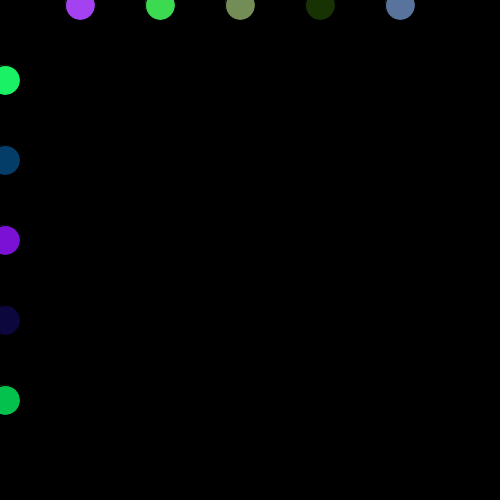
Frame 1 (no input)
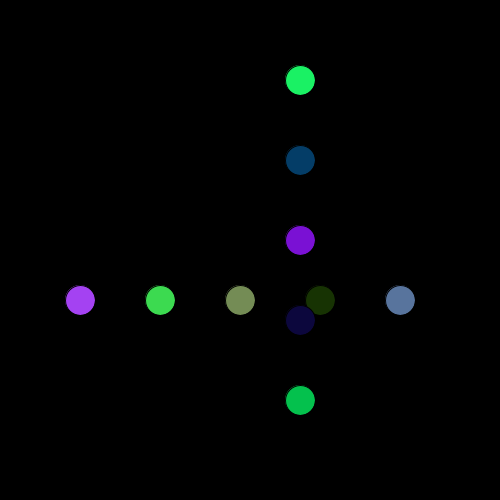
Frame 60 (the mouse pressed at the canvas centre just before this capture)
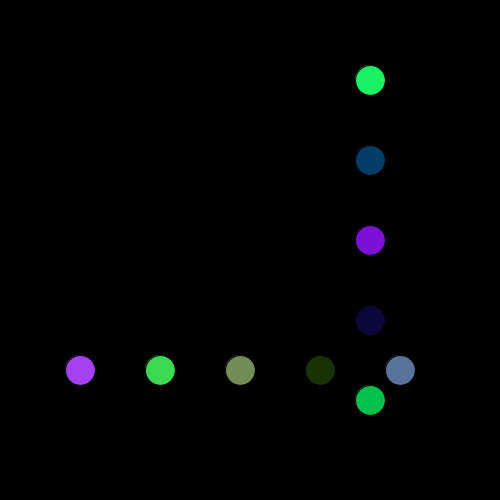
Frame 120 (the mouse held since frame 60 and released just before this capture)

The Processing sketch that drew these frames (run headless with seeded random() and noise(); from frame 60 on, the mouse is pressed at the canvas centre):

// Processing sketch: processing_105880
// ── processing_105880.pde

static int NUM = 10;
float [] x = new float[NUM];
float [] y = new float[NUM];
float [] c1 = new float[NUM];
float [] c2 = new float[NUM];
float [] c3 = new float[NUM];
int i,v,temp;

void setup(){
  size(500,500);
  v=5;
  
  // vertical 5
  for(i=0;i<NUM-5;i++){
   x[i]=i*80+80;
   c1[i]=random(0,255);
   c2[i]=random(0,255);
   c3[i]=random(0,255);
  }
  
  // horizontal 5
  for(i=5;i<NUM;i++){
   y[i]=i*80-320;
   c1[i]=random(0,255);
   c2[i]=random(0,255);
   c3[i]=random(0,255);
  }
}

void draw(){
  background(0);
  
  // vertical 5
  for(i=0;i<NUM-5;i++){
    if(y[i]>=485&&v==5){
      v=temp=-5;
    }else if(y[i]<=15&&v==-5){
      v=temp=5;
    }
    y[i]=y[i]+v;
  }
    
  // horizontal 5
  for(i=5;i<NUM;i++){
    if(x[i]>=485&&v==5){
      v=temp=-5;
    }else if(x[i]<=15&&v==-5){
      v=temp=5;
    }
    x[i]=x[i]+v;
  }  
  
  
  for(i=0;i<NUM-5;i++){
    fill(c1[i],c2[i],c3[i]);
   ellipse(x[i],y[i],30,30);
  }
  
  for(i=5;i<NUM;i++){
    fill(c1[i],c2[i],c3[i]);
   ellipse(x[i],y[i],30,30);
  }
}

void mouseClicked(){
  if(v!=0){
    v=0;
  } else {
    v=temp;
  }
}
